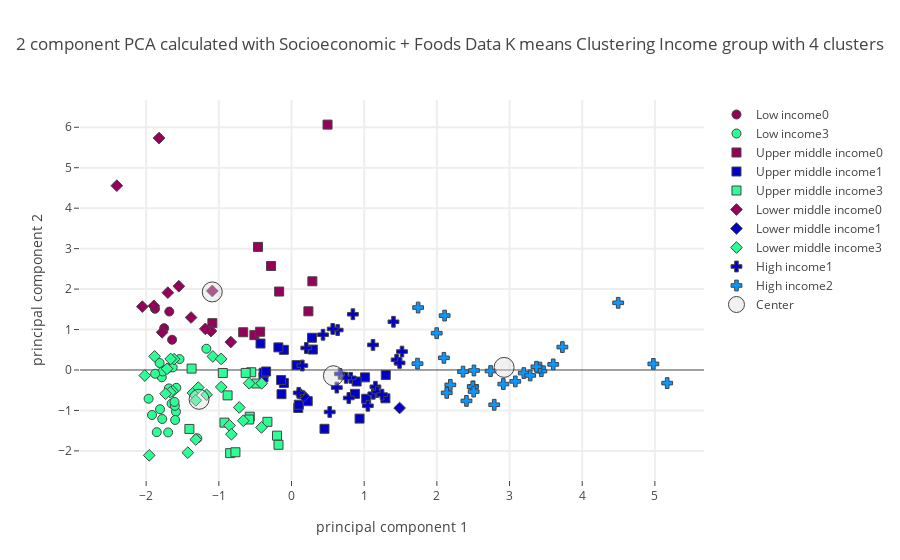

The notebook cell saved with this chart:
### Code cell
plot_plotly(socio_pca_dropped_df,"Income group",income_centers_socio,4,"Socioeconomic + Foods",'')

### Figure 1 — Plotly figure (JSON) as saved in the notebook; plotly's stock layout.template omitted (floating-point values rounded to 4 significant figures)
{"data": [{"marker": {"color": "rgb(150,0,90)", "line": {"width": 1}, "size": 9, "symbol": 0}, "mode": "markers", "name": "Low income0", "text": ["Haiti", "Rwanda", "Sierra Leone", "Uganda"], "type": "scatter", "uid": "01317098-c9f6-46a6-a159-29364d67fe6e", "x": [-1.753, -1.878, -1.643, -1.682], "y": [1.034, 1.513, 0.7478, 1.444]}, {"marker": {"color": "rgb(0,0,200)", "line": {"width": 1}, "size": 9, "symbol": 0}, "mode": "markers", "name": "Low income1", "text": [], "type": "scatter", "uid": "af2262db-7cfa-4f82-882a-cc3808f3337a", "x": [], "y": []}, {"marker": {"color": "rgb(10,152,255)", "line": {"width": 1}, "size": 9, "symbol": 0}, "mode": "markers", "name": "Low income2", "text": [], "type": "scatter", "uid": "0b5e9dcd-1a1c-41e4-8e55-e936b090dc65", "x": [], "y": []}, {"marker": {"color": "rgb(44,255,150)", "line": {"width": 1}, "size": 9, "symbol": 0}, "mode": "markers", "name": "Low income3", "text": ["Afghanistan", "Benin", "Burkina Faso", "Central African Republic", "Chad", "Ethiopia", "Gambia", "Guinea", "Guinea-Bissau", "Liberia", "Madagascar", "Malawi", "Mali", "Mozambique", "Nepal", "Niger", "Senegal", "Tajikistan", "Togo", "United Republic of Tanzania", "Yemen", "Zimbabwe"], "type": "scatter", "uid": "81df510a-b705-47c6-957f-1976fc778b61", "x": [-1.697, -1.541, -1.854, -1.171, -1.809, -1.92, -1.65, -1.784, -1.815, -1.7, -1.688, -1.967, -1.297, -1.772, -1.779, -1.59, -1.585, -1.605, -1.877, -1.635, -1.601, -1.61], "y": [-1.543, 0.2693, -1.537, 0.5252, -0.97, -1.113, -0.8311, -0.1804, 0.1723, 0.04394, -0.4558, -0.7106, -1.688, -0.03611, -1.212, -1.03, -0.4406, -0.8857, -0.09294, 0.06345, -1.236, -0.7892]}, {"marker": {"color": "rgb(150,0,90)", "line": {"width": 1}, "size": 9, "symbol": 1}, "mode": "markers", "name": "Upper middle income0", "text": ["Dominica", "Dominican Republic", "Fiji", "Grenada", "Jamaica", "Malaysia", "Maldives", "Saint Lucia", "Samoa", "Thailand"], "type": "scatter", "uid": "e80a4cc3-5239-4c39-b3fd-4d35a86d2bab", "x": [-0.2816, -0.5108, -0.6646, -0.1699, -0.4315, -0.4608, 0.4958, 0.2324, 0.2869, -1.089], "y": [2.571, 0.861, 0.9326, 1.939, 0.9456, 3.043, 6.065, 1.451, 2.193, 1.158]}, {"marker": {"color": "rgb(0,0,200)", "line": {"width": 1}, "size": 9, "symbol": 1}, "mode": "markers", "name": "Upper middle income1", "text": ["Albania", "Armenia", "Belarus", "Brazil", "Bulgaria", "China, mainland", "Colombia", "Costa Rica", "Ecuador", "Gabon", "Guyana", "Kazakhstan", "Lebanon", "Mauritius", "Mexico", "Montenegro", "Paraguay", "Romania", "Russian Federation", "Saint Vincent and the Grenadines", "Serbia", "Suriname", "Venezuela (Bolivarian Republic of)"], "type": "scatter", "uid": "5d97fc08-b3fd-41c4-a6a6-6b33759e1b7a", "x": [0.9365, 0.09279, 1.012, 1.297, 0.1, -0.3854, 0.06953, 0.2934, -0.1052, -0.1806, -0.3831, 1.028, -0.4267, -0.1048, 0.2231, 1.292, -0.1425, 0.4538, 0.8732, 0.2824, -0.1376, -0.3493, 0.8962], "y": [-1.202, -0.9383, -0.1822, -0.123, -0.8579, -0.1792, 0.12, 0.5053, 0.4987, 0.5589, -0.06744, -0.7117, 0.6543, -0.3221, -0.7706, -0.7003, -0.2492, -1.454, -0.5896, 0.797, -0.5981, -0.03713, -0.2852]}, {"marker": {"color": "rgb(10,152,255)", "line": {"width": 1}, "size": 9, "symbol": 1}, "mode": "markers", "name": "Upper middle income2", "text": [], "type": "scatter", "uid": "4dd9d296-2d47-4050-a863-810808300e05", "x": [], "y": []}, {"marker": {"color": "rgb(44,255,150)", "line": {"width": 1}, "size": 9, "symbol": 1}, "mode": "markers", "name": "Upper middle income3", "text": ["Algeria", "Azerbaijan", "Belize", "Bosnia and Herzegovina", "Botswana", "Cuba", "Guatemala", "Iran (Islamic Republic of)", "Iraq", "Jordan", "Namibia", "Peru", "South Africa", "Turkey", "Turkmenistan"], "type": "scatter", "uid": "f82e64f5-2279-48f6-8ccf-d3ec6cfad835", "x": [-0.8441, -0.7716, -0.5541, -0.5742, -0.8796, -0.4839, -1.375, -0.9224, -1.405, -0.5828, -0.9454, -0.6306, -0.3317, -0.1997, -0.1789], "y": [-2.056, -2.033, -0.05601, -1.155, -0.6274, -0.3338, 0.03483, -1.301, -1.457, -1.224, -0.07411, -0.07271, -1.282, -1.623, -1.849]}, {"marker": {"color": "rgb(150,0,90)", "line": {"width": 1}, "size": 9, "symbol": 2}, "mode": "markers", "name": "Lower middle income0", "text": ["Congo (note no data in Food suppley tables for DRC)", "CÃƒÂ´te d'Ivoire", "Ghana", "Indonesia", "Kiribati", "Myanmar", "Philippines", "Sao Tome and Principe", "Solomon Islands", "Sri Lanka", "Vanuatu", "Viet Nam"], "type": "scatter", "uid": "c56205f9-39b7-4fed-b71a-9f6a947f6e9b", "x": [-1.108, -2.053, -1.702, -1.78, -1.822, -0.8358, -1.55, -2.404, -1.382, -1.894, -1.09, -1.186], "y": [0.9615, 1.566, 1.912, 0.9317, 5.733, 0.691, 2.071, 4.556, 1.297, 1.586, 1.953, 1.016]}, {"marker": {"color": "rgb(0,0,200)", "line": {"width": 1}, "size": 9, "symbol": 2}, "mode": "markers", "name": "Lower middle income1", "text": ["Mongolia", "Sudan", "Ukraine"], "type": "scatter", "uid": "3fecfb4d-45a3-4ead-8970-47c8170876fd", "x": [0.1701, 1.487, 0.1144], "y": [-0.6468, -0.94, -0.5779]}, {"marker": {"color": "rgb(10,152,255)", "line": {"width": 1}, "size": 9, "symbol": 2}, "mode": "markers", "name": "Lower middle income2", "text": [], "type": "scatter", "uid": "81716267-bc0e-4af8-a762-f5cfd64ca895", "x": [], "y": []}, {"marker": {"color": "rgb(44,255,150)", "line": {"width": 1}, "size": 9, "symbol": 2}, "mode": "markers", "name": "Lower middle income3", "text": ["Angola", "Bangladesh", "Bolivia (Plurinational State of)", "Cabo Verde", "Cambodia", "Cameroon", "Egypt", "El Salvador", "Georgia", "Honduras", "India", "Kenya", "Kyrgyzstan", "Lao People's Democratic Republic", "Lesotho", "Mauritania", "Morocco", "Nicaragua", "Nigeria", "Pakistan", "Eswatini", "Timor-Leste", "Tunisia", "Uzbekistan", "Zambia"], "type": "scatter", "uid": "734f3645-1305-4b8a-b410-b5d2b13943e3", "x": [-1.082, -2.018, -0.4103, -0.5825, -1.616, -1.663, -1.427, -0.9683, -0.8532, -0.9662, -1.634, -1.356, -0.4132, -1.667, -1.958, -0.6634, -1.317, -1.169, -1.884, -0.7191, -1.317, -1.713, -1.283, -0.8269, -1.733], "y": [0.3348, -0.1371, -0.3301, -0.3287, 0.268, 0.2718, -2.044, 0.2742, -1.37, -0.42, -0.5239, -0.5668, -1.42, -0.5517, -2.111, -1.255, -1.719, -0.6127, 0.3372, -0.9256, -0.7509, 0.02994, -0.4353, -1.588, -0.5874]}, {"marker": {"color": "rgb(150,0,90)", "line": {"width": 1}, "size": 9, "symbol": 3}, "mode": "markers", "name": "High income0", "text": [], "type": "scatter", "uid": "b8168efe-68cc-4036-b853-f7a99b035676", "x": [], "y": []}, {"marker": {"color": "rgb(0,0,200)", "line": {"width": 1}, "size": 9, "symbol": 3}, "mode": "markers", "name": "High income1", "text": ["Antigua and Barbuda", "Barbados", "Brunei Darussalam", "Chile", "Croatia", "Cyprus", "Czechia", "Estonia", "Greece", "Hungary", "Italy", "Latvia", "Oman", "Panama", "Poland", "Portugal", "Republic of Korea", "Saint Kitts and Nevis", "Saudi Arabia", "Slovakia", "Slovenia", "Trinidad and Tobago", "United Arab Emirates"], "type": "scatter", "uid": "03eee35d-cba5-40f4-b2ec-c2b25f96f2b3", "x": [0.8448, 0.6348, 1.52, 1.126, 0.6674, 1.121, 1.155, 1.05, 1.446, 0.6233, 1.487, 0.8152, 0.7516, 0.1491, 0.7881, 1.403, 0.567, 0.4334, 0.5257, 0.0993, 1.182, 0.2032, 1.246], "y": [1.378, 0.9877, 0.4556, -0.5868, -0.09693, 0.6197, -0.4149, -0.8846, 0.2527, -0.4345, 0.1751, -0.1941, -0.1935, 0.1098, -0.6921, 1.192, 1.015, 0.8713, -1.038, -0.5645, -0.5447, 0.5441, -0.6096]}, {"marker": {"color": "rgb(10,152,255)", "line": {"width": 1}, "size": 9, "symbol": 3}, "mode": "markers", "name": "High income2", "text": ["Argentina", "Australia", "Austria", "Bahamas", "Belgium", "Canada", "Denmark", "Finland", "France", "Germany", "Iceland", "Ireland", "Israel", "Japan", "Kuwait", "Lithuania", "Luxembourg", "Malta", "Netherlands", "New Zealand", "Norway", "Spain", "Sweden", "Switzerland", "United Kingdom", "United States of America", "Uruguay"], "type": "scatter", "uid": "75151ce2-44da-4648-9d54-78e9377c0ccf", "x": [2.136, 3.601, 2.499, 1.998, 5.169, 2.36, 2.739, 3.08, 2.51, 2.494, 4.495, 2.506, 2.915, 2.107, 2.789, 1.734, 4.979, 3.438, 3.419, 2.097, 3.727, 1.742, 3.371, 3.196, 2.185, 3.284, 2.407], "y": [-0.5656, 0.1377, -0.4041, 0.9095, -0.3243, -0.0409, -0.0258, -0.2819, -0.01235, -0.4146, 1.66, -0.5334, -0.3477, 1.345, -0.8598, 0.1574, 0.1507, -0.02945, 0.0571, 0.3004, 0.5664, 1.544, 0.07984, -0.07609, -0.3679, -0.1346, -0.7645]}, {"marker": {"color": "rgb(44,255,150)", "line": {"width": 1}, "size": 9, "symbol": 3}, "mode": "markers", "name": "High income3", "text": [], "type": "scatter", "uid": "d69d71df-a40e-4db6-86f7-5e914e3da5d7", "x": [], "y": []}, {"marker": {"color": "rgba(220, 220, 220, .4)", "line": {"width": 1}, "size": 20}, "mode": "markers", "name": "Center", "type": "scatter", "uid": "979c4e23-ff02-4009-816a-dfd2e7e79b57", "x": [-1.091, 0.5764, 2.925, -1.272], "y": [1.93, -0.1419, 0.06389, -0.725]}], "layout": {"hovermode": "closest", "showlegend": true, "title": {"text": "2 component PCA calculated with Socioeconomic + Foods Data K means Clustering Income group with 4 clusters"}, "xaxis": {"gridwidth": 2, "ticklen": 5, "title": {"text": "principal component 1"}, "zeroline": false}, "yaxis": {"gridwidth": 2, "ticklen": 5, "title": {"text": "principal component 2"}}}}
